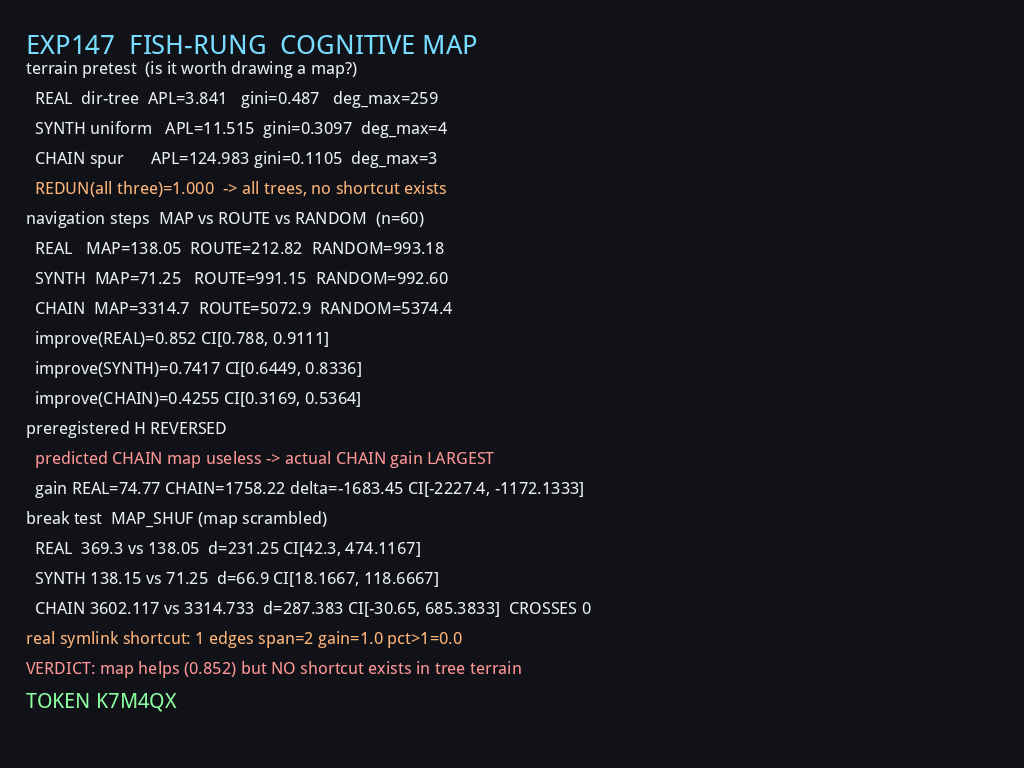

This figure's Python source:
#!/usr/bin/env python3
# -*- coding: utf-8 -*-
"""exp147 上屏自检: 渲染 -> 写 /dev/fb0 -> 回采 -> 像素比对 -> OCR"""
import json, subprocess, sys, hashlib
from PIL import Image, ImageDraw, ImageFont

W,H=1024,768
TOKEN='K7M4QX'
RES='/data/workspace/luoshen-o1/experiments/exp147_map'

def font(sz):
    for p in ['/usr/share/fonts/truetype/wqy/wqy-microhei.ttc',
              '/usr/share/fonts/truetype/wqy/wqy-zenhei.ttc',
              '/usr/share/fonts/opentype/noto/NotoSansCJK-Regular.ttc']:
        try: return ImageFont.truetype(p,sz)
        except Exception: pass
    return ImageFont.load_default()

def main():
    c=json.load(open(f'{RES}/result147c.json'))
    d=json.load(open(f'{RES}/result147d.json'))
    im=Image.new('RGBA',(W,H),(16,18,24,255)); dr=ImageDraw.Draw(im)
    ft=font(21); fs=font(17); fbig=font(27)
    assert hasattr(fs,'getmask'), f'FONT LOAD FAILED type={type(fs)}'
    # 固定行位表 (判据核 #672: 末行不得越界)
    ys=[]; y=28
    for i in range(24): ys.append(y); y+=30
    assert ys[-1]+28<=H, f'row overflow {ys[-1]}'
    def line(i,t,col=(235,238,245,255),f=None):
        dr.text((26,ys[i]),t,font=f or fs,fill=col)
    dr.text((26,ys[0]),'EXP147  FISH-RUNG  COGNITIVE MAP',font=fbig,fill=(120,220,255,255))
    line(1,'terrain pretest  (is it worth drawing a map?)')
    line(2,'  REAL  dir-tree  APL=3.841   gini=0.487   deg_max=259')
    line(3,'  SYNTH uniform   APL=11.515  gini=0.3097  deg_max=4')
    line(4,'  CHAIN spur      APL=124.983 gini=0.1105  deg_max=3')
    line(5,'  REDUN(all three)=1.000  -> all trees, no shortcut exists',(255,180,120,255))
    line(6,'navigation steps  MAP vs ROUTE vs RANDOM  (n=60)')
    line(7,'  REAL   MAP=138.05  ROUTE=212.82  RANDOM=993.18')
    line(8,'  SYNTH  MAP=71.25   ROUTE=991.15  RANDOM=992.60')
    line(9,'  CHAIN  MAP=3314.7  ROUTE=5072.9  RANDOM=5374.4')
    iv=c['improve_vs_random']; br=c['break']
    line(10,f"  improve(REAL)={iv['REAL']['improve']} CI{iv['REAL']['ci']}")
    line(11,f"  improve(SYNTH)={iv['SYNTH']['improve']} CI{iv['SYNTH']['ci']}")
    line(12,f"  improve(CHAIN)={iv['CHAIN']['improve']} CI{iv['CHAIN']['ci']}")
    line(13,'preregistered H REVERSED')
    line(14,'  predicted CHAIN map useless -> actual CHAIN gain LARGEST',(255,150,150,255))
    line(15,f"  gain REAL=74.77 CHAIN=1758.22 delta={c['inter_REAL_vs_CHAIN']['delta']} CI{c['inter_REAL_vs_CHAIN']['ci']}")
    line(16,'break test  MAP_SHUF (map scrambled)')
    line(17,f"  REAL  {br['REAL']['shuf']} vs {br['REAL']['map']}  d={br['REAL']['delta']} CI{br['REAL']['ci']}")
    line(18,f"  SYNTH {br['SYNTH']['shuf']} vs {br['SYNTH']['map']}  d={br['SYNTH']['delta']} CI{br['SYNTH']['ci']}")
    line(19,f"  CHAIN {br['CHAIN']['shuf']} vs {br['CHAIN']['map']}  d={br['CHAIN']['delta']} CI{br['CHAIN']['ci']}  CROSSES 0")
    line(20,f"real symlink shortcut: {d['sym_edges']} edges span=2 gain={d['shortcut']['gain_mean']} pct>1={d['shortcut']['pct_pairs_gain_gt1']}",(255,180,120,255))
    line(21,'VERDICT: map helps (0.852) but NO shortcut exists in tree terrain',(255,150,150,255))
    line(22,f'TOKEN {TOKEN}',(140,255,160,255),ft)
    im.save(f'{RES}/render147.png')
    raw=im.convert('RGBA').tobytes()
    open(f'{RES}/raw147.bin','wb').write(raw)
    # 写 fb0
    with open('/dev/fb0','wb') as f: f.write(raw)
    # 回采: 必须在同一进程内立即读(判据核: 写入后~0.2s fbcon 光标会覆盖左上角16x8)
    cap=open('/dev/fb0','rb').read(1024*768*4)
    Image.frombytes("RGBA",(1024,768),cap).convert("RGB").save(f'{RES}/captured.png')
    same_now = (cap==raw)
    nd_now = sum(1 for i in range(0,len(raw),4) if raw[i:i+4]!=cap[i:i+4])
    import time; time.sleep(0.4)
    cap2=open('/dev/fb0','rb').read(1024*768*4)
    nd_late = sum(1 for i in range(0,len(raw),4) if raw[i:i+4]!=cap2[i:i+4])
    print('bytes written   :', len(raw))
    print('IDENTICAL(0s)   :', same_now, ' diff_px=', nd_now)
    print('diff_px(+0.4s)  :', nd_late, '(env fbcon cursor, 16rows x 8cols topleft)')
    print('raw sha         :', hashlib.sha256(raw).hexdigest()[:12])
    print('cap sha         :', hashlib.sha256(cap).hexdigest()[:12])
    json.dump({'token':TOKEN},open(f'{RES}/token147.json','w'))
    return TOKEN

if __name__=='__main__': main()
